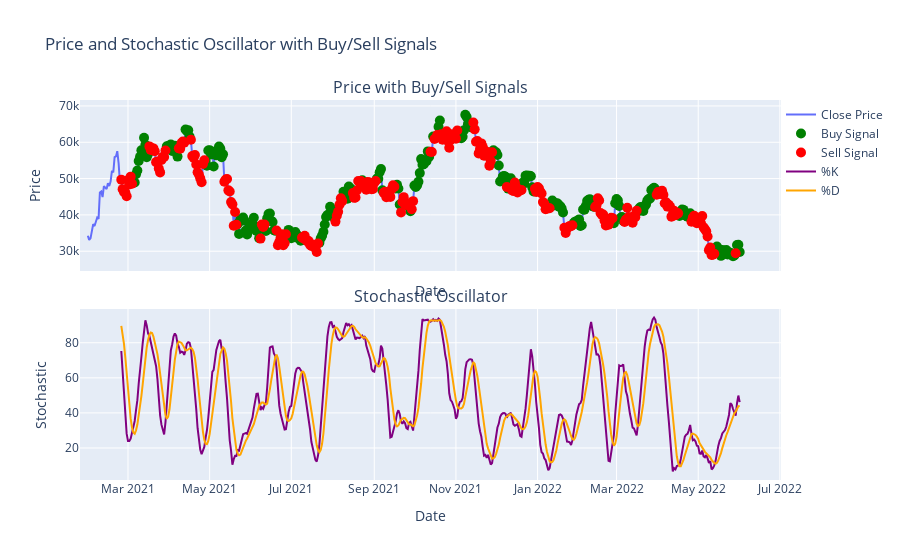

Write notebook code for a chart like this one.
### Markdown cell above
### Стратегия STOCH
#### Если K > D, входим и держим позицию BUY
#### Если K < D, входим и держим позицию SELL

### Code cell
stoch_df = df.copy()
# Расчет стохастического осциллятора
stoch_df['slowk'], stoch_df['slowd'] = talib.STOCH(stoch_df['high'], stoch_df['low'], stoch_df['close'], 
                                        fastk_period=14, slowk_period=7, slowk_matype=0, 
                                        slowd_period=7, slowd_matype=0)

# Инициализация сигналов
stoch_df['Signal'] = 0


# Логика для генерации сигналов
stoch_df.loc[stoch_df['slowk'] > stoch_df['slowd'], 'Signal'] = 1
stoch_df.loc[stoch_df['slowk'] < stoch_df['slowd'], 'Signal'] = -1


# Получаем сигналы для визуализации
buy_signals = stoch_df[stoch_df['Signal'] == 1]
sell_signals = stoch_df[stoch_df['Signal'] == -1]

# Создание графика с помощью Plotly
fig = make_subplots(rows=2, cols=1, shared_xaxes=True, 
                    vertical_spacing=0.1, 
                    subplot_titles=('Price with Buy/Sell Signals', 'Stochastic Oscillator'))

# Добавление линии цены закрытия
fig.add_trace(go.Scatter(x=stoch_df.index, y=stoch_df['close'], mode='lines', name='Close Price'), row=1, col=1)

# Добавление точек для Long сигналов
fig.add_trace(go.Scatter(x=buy_signals.index, y=buy_signals['close'], mode='markers', 
                         marker=dict(color='green', size=10), name='Buy Signal'), row=1, col=1)

# Добавление точек для Short сигналов
fig.add_trace(go.Scatter(x=sell_signals.index, y=sell_signals['close'], mode='markers', 
                         marker=dict(color='red', size=10), name='Sell Signal'), row=1, col=1)


# Добавление Stochastic Oscillator
fig.add_trace(go.Scatter(x=stoch_df.index, y=stoch_df['slowk'], mode='lines', name='%K', line=dict(color='purple')), row=2, col=1)
fig.add_trace(go.Scatter(x=stoch_df.index, y=stoch_df['slowd'], mode='lines', name='%D', line=dict(color='orange')), row=2, col=1)

# Настройки оформления графика
fig.update_layout(title='Price and Stochastic Oscillator with Buy/Sell Signals',
                  xaxis_title='Date',
                  yaxis_title='Price',
                  xaxis2_title='Date',
                  yaxis2_title='Stochastic',
                  legend=dict(x=1, y=1),
                  
)

# Показать график
fig.show()

### Figure 1 — Plotly figure (JSON) as saved in the notebook; plotly's stock layout.template omitted (floating-point values rounded to 4 significant figures; data arrays with more than 128 entries replaced by an {"elided": "..."} marker saying what was removed)
{"data": [{"mode": "lines", "name": "Close Price", "type": "scatter", "x": {"elided": "488 str values"}, "xaxis": "x", "y": {"elided": "488 float values"}, "yaxis": "y"}, {"marker": {"color": "green", "size": 10}, "mode": "markers", "name": "Buy Signal", "type": "scatter", "x": {"elided": "231 str values"}, "xaxis": "x", "y": {"elided": "231 float values"}, "yaxis": "y"}, {"marker": {"color": "red", "size": 10}, "mode": "markers", "name": "Sell Signal", "type": "scatter", "x": {"elided": "232 str values"}, "xaxis": "x", "y": {"elided": "232 float values"}, "yaxis": "y"}, {"line": {"color": "purple"}, "mode": "lines", "name": "%K", "type": "scatter", "x": {"elided": "488 str values"}, "xaxis": "x2", "y": {"elided": "488 float values"}, "yaxis": "y2"}, {"line": {"color": "orange"}, "mode": "lines", "name": "%D", "type": "scatter", "x": {"elided": "488 str values"}, "xaxis": "x2", "y": {"elided": "488 float values"}, "yaxis": "y2"}], "layout": {"annotations": [{"font": {"size": 16}, "showarrow": false, "text": "Price with Buy/Sell Signals", "x": 0.5, "xanchor": "center", "xref": "paper", "y": 1, "yanchor": "bottom", "yref": "paper"}, {"font": {"size": 16}, "showarrow": false, "text": "Stochastic Oscillator", "x": 0.5, "xanchor": "center", "xref": "paper", "y": 0.45, "yanchor": "bottom", "yref": "paper"}], "legend": {"x": 1, "y": 1}, "title": {"text": "Price and Stochastic Oscillator with Buy/Sell Signals"}, "xaxis": {"anchor": "y", "domain": [0, 1], "matches": "x2", "showticklabels": false, "title": {"text": "Date"}}, "xaxis2": {"anchor": "y2", "domain": [0, 1], "title": {"text": "Date"}}, "yaxis": {"anchor": "x", "domain": [0.55, 1], "title": {"text": "Price"}}, "yaxis2": {"anchor": "x2", "domain": [0, 0.45], "title": {"text": "Stochastic"}}}}
